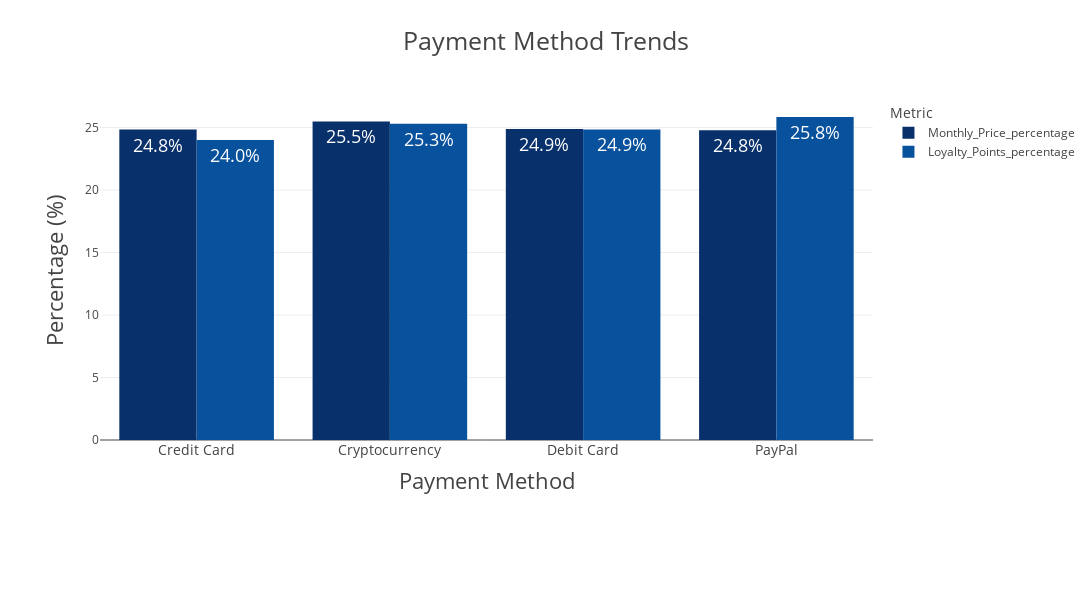

Notebook code cell kept with this figure:
### Code cell
paypal = ['PayPal']
others = pay_trends[pay_trends['Payment_Method'] != 'PayPal'].sort_values(
    'Monthly_Price_percentage', ascending=False)['Payment_Method'].tolist()
custom_order = paypal + others

# Set categorical order
pay_trends['Payment_Method'] = pd.Categorical(
    pay_trends['Payment_Method'], categories=custom_order, ordered=True)

# Melt DataFrame for grouped bar chart
melted = pay_trends.melt(
    id_vars='Payment_Method',
    value_vars=['Monthly_Price_percentage', 'Loyalty_Points_percentage'],
    var_name='Metric',
    value_name='Percentage'
)

# Create the bar chart
fig = px.bar(
    melted,
    x='Payment_Method',
    y='Percentage',
    color='Metric',
    barmode='group',
    title="Payment Method Trends",
    text='Percentage',
    color_discrete_sequence=px.colors.sequential.Blues_r,
    height=600,
    width=1300
)

# Add text and styling
fig.update_traces(
    texttemplate='%{text:.1f}%',
    textposition='inside',
    marker_line_width=0
)

# Update layout
fig.update_layout(
    xaxis_title="Payment Method",
    yaxis_title="Percentage (%)",
    template="presentation",
    showlegend=True,
    legend_title_text="Metric",
    margin=dict(l=100, r=60, t=100, b=160),
    paper_bgcolor="rgba(0,0,0,0)",
    plot_bgcolor="rgba(0,0,0,0)",
    xaxis=dict(
        tickfont=dict(size=14),
        tickangle=0
    ),
    yaxis=dict(
        tickfont=dict(size=12)
    ),
    legend=dict(
        font=dict(size=12)
    )
)

# Show the figure
fig.show()

# Save images and HTML
fig.write_image(os.path.join(result_dir, 'Payment_Method_Trends_Bar_chart.jpg'))
fig.write_image(os.path.join(result_dir, 'Payment_Method_Trends_Bar_chart.png'))
fig.write_html(os.path.join(result_dir, 'Payment_Method_Trends_Bar_chart.html'))

### Figure 1 — Plotly figure (JSON) as saved in the notebook; plotly's stock layout.template omitted (floating-point values rounded to 4 significant figures)
{"data": [{"alignmentgroup": "True", "hovertemplate": "Metric=Monthly_Price_percentage<br>Payment_Method=%{x}<br>Percentage=%{text}<extra></extra>", "legendgroup": "Monthly_Price_percentage", "marker": {"color": "rgb(8,48,107)", "line": {"width": 0}, "pattern": {"shape": ""}}, "name": "Monthly_Price_percentage", "offsetgroup": "Monthly_Price_percentage", "orientation": "v", "showlegend": true, "text": [24.84, 25.49, 24.89, 24.78], "textposition": "inside", "texttemplate": "%{text:.1f}%", "type": "bar", "x": ["Credit Card", "Cryptocurrency", "Debit Card", "PayPal"], "xaxis": "x", "y": [24.84, 25.49, 24.89, 24.78], "yaxis": "y"}, {"alignmentgroup": "True", "hovertemplate": "Metric=Loyalty_Points_percentage<br>Payment_Method=%{x}<br>Percentage=%{text}<extra></extra>", "legendgroup": "Loyalty_Points_percentage", "marker": {"color": "rgb(8,81,156)", "line": {"width": 0}, "pattern": {"shape": ""}}, "name": "Loyalty_Points_percentage", "offsetgroup": "Loyalty_Points_percentage", "orientation": "v", "showlegend": true, "text": [24.01, 25.3, 24.85, 25.84], "textposition": "inside", "texttemplate": "%{text:.1f}%", "type": "bar", "x": ["Credit Card", "Cryptocurrency", "Debit Card", "PayPal"], "xaxis": "x", "y": [24.01, 25.3, 24.85, 25.84], "yaxis": "y"}], "layout": {"barmode": "group", "height": 600, "legend": {"font": {"size": 12}, "title": {"text": "Metric"}, "tracegroupgap": 0}, "margin": {"b": 160, "l": 100, "r": 60, "t": 100}, "paper_bgcolor": "rgba(0, 0, 0, 0)", "plot_bgcolor": "rgba(0, 0, 0, 0)", "showlegend": true, "title": {"text": "Payment Method Trends"}, "width": 1300, "xaxis": {"anchor": "y", "autorange": true, "domain": [0, 1], "range": [-0.5, 3.5], "tickangle": 0, "tickfont": {"size": 14}, "title": {"text": "Payment Method"}, "type": "category"}, "yaxis": {"anchor": "x", "autorange": true, "domain": [0, 1], "range": [0, 27.2], "tickfont": {"size": 12}, "title": {"text": "Percentage (%)"}, "type": "linear"}}}
